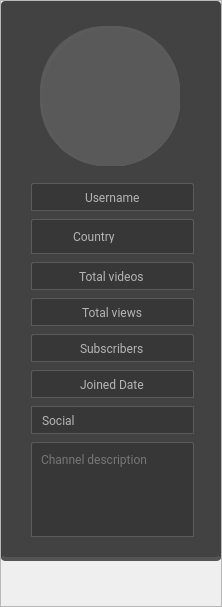
           <widget class="QFrame" name="frame_8">
            <property name="minimumSize">
             <size>
              <width>0</width>
              <height>570</height>
             </size>
            </property>
            <property name="frameShape">
             <enum>QFrame::StyledPanel</enum>
            </property>
            <property name="frameShadow">
             <enum>QFrame::Raised</enum>
            </property>
            <layout class="QVBoxLayout" name="verticalLayout_6" stretch="1,10">
             <property name="spacing">
              <number>9</number>
             </property>
             <property name="leftMargin">
              <number>0</number>
             </property>
             <property name="topMargin">
              <number>0</number>
             </property>
             <property name="rightMargin">
              <number>0</number>
             </property>
             <property name="bottomMargin">
              <number>5</number>
             </property>
             <item>
              <widget class="QFrame" name="frame_2">
               <property name="minimumSize">
                <size>
                 <width>220</width>
                 <height>560</height>
                </size>
               </property>
               <property name="maximumSize">
                <size>
                 <width>220</width>
                 <height>560</height>
                </size>
               </property>
               <property name="styleSheet">
                <string notr="true">QFrame{
background-color: rgb(66, 66, 66);
border-radius:4px;

	border-bottom: 4px solid rgb(84, 84, 84);


}
</string>
               </property>
               <property name="frameShape">
                <enum>QFrame::StyledPanel</enum>
               </property>
               <property name="frameShadow">
                <enum>QFrame::Raised</enum>
               </property>
               <layout class="QVBoxLayout" name="verticalLayout_2">
                <property name="spacing">
                 <number>8</number>
                </property>
                <property name="leftMargin">
                 <number>9</number>
                </property>
                <item>
                 <widget class="QFrame" name="frame_6">
                  <property name="minimumSize">
                   <size>
                    <width>0</width>
                    <height>300</height>
                   </size>
                  </property>
                  <property name="styleSheet">
                   <string notr="true">border:none</string>
                  </property>
                  <property name="frameShape">
                   <enum>QFrame::StyledPanel</enum>
                  </property>
                  <property name="frameShadow">
                   <enum>QFrame::Raised</enum>
                  </property>
                  <layout class="QVBoxLayout" name="verticalLayout_3" stretch="2,10">
                   <property name="leftMargin">
                    <number>12</number>
                   </property>
                   <property name="topMargin">
                    <number>16</number>
                   </property>
                   <property name="rightMargin">
                    <number>9</number>
                   </property>
                   <property name="bottomMargin">
                    <number>10</number>
                   </property>
                   <item>
                    <widget class="QFrame" name="frame_7">
                     <property name="minimumSize">
                      <size>
                       <width>0</width>
                       <height>0</height>
                      </size>
                     </property>
                     <property name="frameShape">
                      <enum>QFrame::StyledPanel</enum>
                     </property>
                     <property name="frameShadow">
                      <enum>QFrame::Raised</enum>
                     </property>
                     <layout class="QVBoxLayout" name="verticalLayout_4">
                      <property name="spacing">
                       <number>8</number>
                      </property>
                      <property name="topMargin">
                       <number>0</number>
                      </property>
                      <property name="bottomMargin">
                       <number>1</number>
                      </property>
                      <item>
                       <widget class="QFrame" name="frame_9">
                        <property name="frameShape">
                         <enum>QFrame::StyledPanel</enum>
                        </property>
                        <property name="frameShadow">
                         <enum>QFrame::Raised</enum>
                        </property>
                        <layout class="QVBoxLayout" name="verticalLayout_5">
                         <property name="topMargin">
                          <number>0</number>
                         </property>
                         <item>
                          <widget class="QFrame" name="frame_25">
                           <property name="minimumSize">
                            <size>
                             <width>140</width>
                             <height>140</height>
                            </size>
                           </property>
                           <property name="maximumSize">
                            <size>
                             <width>140</width>
                             <height>140</height>
                            </size>
                           </property>
                           <property name="styleSheet">
                            <string notr="true">border:1px solid rgb(91, 91, 91);
border-radius:65px;
background-color:  rgb(91, 91, 91);</string>
                           </property>
                           <property name="frameShape">
                            <enum>QFrame::StyledPanel</enum>
                           </property>
                           <property name="frameShadow">
                            <enum>QFrame::Raised</enum>
                           </property>
                           <layout class="QHBoxLayout" name="horizontalLayout_27">
                            <property name="spacing">
                             <number>6</number>
                            </property>
                            <property name="leftMargin">
                             <number>0</number>
                            </property>
                            <property name="topMargin">
                             <number>0</number>
                            </property>
                            <property name="rightMargin">
                             <number>9</number>
                            </property>
                            <property name="bottomMargin">
                             <number>0</number>
                            </property>
                            <item>
                             <widget class="QFrame" name="frame_23">
                              <property name="minimumSize">
                               <size>
                                <width>140</width>
                                <height>140</height>
                               </size>
                              </property>
                              <property name="maximumSize">
                               <size>
                                <width>140</width>
                                <height>140</height>
                               </size>
                              </property>
                              <property name="styleSheet">
                               <string notr="true">
background-color: rgb(89, 89, 89);

border-radius:70px;
 border-image: url(:/channel/icons/channel/profile.jpg);
</string>
                              </property>
                              <property name="frameShape">
                               <enum>QFrame::StyledPanel</enum>
                              </property>
                              <property name="frameShadow">
                               <enum>QFrame::Raised</enum>
                              </property>
                             </widget>
                            </item>
                           </layout>
                          </widget>
                         </item>
                        </layout>
                       </widget>
                      </item>
                      <item>
                       <widget class="QLineEdit" name="lineEdit_4">
                        <property name="minimumSize">
                         <size>
                          <width>0</width>
                          <height>28</height>
                         </size>
                        </property>
                        <property name="font">
                         <font>
                          <family>Roboto</family>
                          <weight>50</weight>
                          <bold>false</bold>
                         </font>
                        </property>
                        <property name="styleSheet">
                         <string notr="true">QLineEdit{
background-color: rgb(55, 55, 55);
	color: rgb(181, 181, 181);
border: 1px solid  rgb(91, 91, 91);
border-bottom-left-radius:0px;
border-top-left-radius:2px;
border-bottom-right-radius:0px;
border-top-right-radius:2px;
padding:5px;
}

QLineEdit::hover{background-color: rgb(59, 59, 59);}


QLineEdit::focus{
	border:1px solid rgb(195, 75, 75);
}

</string>
                        </property>
                        <property name="inputMask">
                         <string/>
                        </property>
                        <property name="text">
                         <string>Username</string>
                        </property>
                        <property name="frame">
                         <bool>true</bool>
                        </property>
                        <property name="alignment">
                         <set>Qt::AlignCenter</set>
                        </property>
                        <property name="dragEnabled">
                         <bool>false</bool>
                        </property>
                        <property name="readOnly">
                         <bool>true</bool>
                        </property>
                        <property name="placeholderText">
                         <string>Username</string>
                        </property>
                       </widget>
                      </item>
                      <item>
                       <widget class="QFrame" name="frame_21">
                        <property name="minimumSize">
                         <size>
                          <width>0</width>
                          <height>35</height>
                         </size>
                        </property>
                        <property name="maximumSize">
                         <size>
                          <width>16777215</width>
                          <height>35</height>
                         </size>
                        </property>
                        <property name="styleSheet">
                         <string notr="true">QFrame{
	border: 1px solid  rgb(91, 91, 91);
	background-color: rgb(55, 55, 55);
	border-bottom-left-radius:0px;
	border-top-left-radius:2px;
	border-bottom-right-radius:0px;
	border-top-right-radius:2px;
	padding:5px;

}


QFrame::hover{background-color: rgb(59, 59, 59);}


QLineEdit::focus{
	border:1px solid rgb(195, 75, 75);
}</string>
                        </property>
                        <property name="frameShape">
                         <enum>QFrame::StyledPanel</enum>
                        </property>
                        <property name="frameShadow">
                         <enum>QFrame::Raised</enum>
                        </property>
                        <layout class="QHBoxLayout" name="horizontalLayout_26" stretch="0,0">
                         <property name="spacing">
                          <number>0</number>
                         </property>
                         <property name="leftMargin">
                          <number>28</number>
                         </property>
                         <property name="topMargin">
                          <number>0</number>
                         </property>
                         <property name="rightMargin">
                          <number>37</number>
                         </property>
                         <property name="bottomMargin">
                          <number>0</number>
                         </property>
                         <item>
                          <widget class="QLabel" name="label_5">
                           <property name="minimumSize">
                            <size>
                             <width>51</width>
                             <height>0</height>
                            </size>
                           </property>
                           <property name="maximumSize">
                            <size>
                             <width>58</width>
                             <height>24</height>
                            </size>
                           </property>
                           <property name="font">
                            <font>
                             <family>Roboto</family>
                             <weight>50</weight>
                             <bold>false</bold>
                            </font>
                           </property>
                           <property name="styleSheet">
                            <string notr="true">
	color: rgb(181, 181, 181);

border:none;
background-color: qlineargradient(spread:pad, x1:0, y1:0.0116818, x2:1, y2:1, stop:1 rgba(0, 0, 0, 0));
</string>
                           </property>
                           <property name="text">
                            <string>Country</string>
                           </property>
                          </widget>
                         </item>
                         <item>
                          <widget class="QLabel" name="label_4">
                           <property name="maximumSize">
                            <size>
                             <width>27</width>
                             <height>27</height>
                            </size>
                           </property>
                           <property name="styleSheet">
                            <string notr="true">image: url(:/flags/icons/flags/it.svg);
border:none;
background-color: qlineargradient(spread:pad, x1:0, y1:0.0116818, x2:1, y2:1, stop:1 rgba(0, 0, 0, 0));</string>
                           </property>
                           <property name="text">
                            <string/>
                           </property>
                          </widget>
                         </item>
                        </layout>
                       </widget>
                      </item>
                      <item>
                       <widget class="QLineEdit" name="lineEdit_5">
                        <property name="minimumSize">
                         <size>
                          <width>0</width>
                          <height>28</height>
                         </size>
                        </property>
                        <property name="font">
                         <font>
                          <family>Roboto</family>
                          <weight>50</weight>
                          <bold>false</bold>
                         </font>
                        </property>
                        <property name="styleSheet">
                         <string notr="true">QLineEdit{
background-color: rgb(55, 55, 55);
	color: rgb(181, 181, 181);
border: 1px solid  rgb(91, 91, 91);
border-bottom-left-radius:0px;
border-top-left-radius:2px;
border-bottom-right-radius:0px;
border-top-right-radius:2px;
padding:5px;
}

QLineEdit::hover{background-color: rgb(59, 59, 59);}


QLineEdit::focus{
	border:1px solid rgb(195, 75, 75);
}

</string>
                        </property>
                        <property name="inputMask">
                         <string/>
                        </property>
                        <property name="text">
                         <string>Total videos</string>
                        </property>
                        <property name="frame">
                         <bool>true</bool>
                        </property>
                        <property name="alignment">
                         <set>Qt::AlignCenter</set>
                        </property>
                        <property name="dragEnabled">
                         <bool>false</bool>
                        </property>
                        <property name="readOnly">
                         <bool>true</bool>
                        </property>
                        <property name="placeholderText">
                         <string>Joined date</string>
                        </property>
                       </widget>
                      </item>
                      <item>
                       <widget class="QLineEdit" name="lineEdit_6">
                        <property name="minimumSize">
                         <size>
                          <width>0</width>
                          <height>28</height>
                         </size>
                        </property>
                        <property name="font">
                         <font>
                          <family>Roboto</family>
                          <weight>50</weight>
                          <bold>false</bold>
                         </font>
                        </property>
                        <property name="styleSheet">
                         <string notr="true">QLineEdit{
background-color: rgb(55, 55, 55);
	color: rgb(181, 181, 181);
border: 1px solid  rgb(91, 91, 91);
border-bottom-left-radius:0px;
border-top-left-radius:2px;
border-bottom-right-radius:0px;
border-top-right-radius:2px;
padding:5px;
}

QLineEdit::hover{background-color: rgb(59, 59, 59);}


QLineEdit::focus{
	border:1px solid rgb(195, 75, 75);
}

</string>
                        </property>
                        <property name="inputMask">
                         <string/>
                        </property>
                        <property name="text">
                         <string>Total views</string>
                        </property>
                        <property name="frame">
                         <bool>true</bool>
                        </property>
                        <property name="alignment">
                         <set>Qt::AlignCenter</set>
                        </property>
                        <property name="dragEnabled">
                         <bool>false</bool>
                        </property>
                        <property name="readOnly">
                         <bool>true</bool>
                        </property>
                        <property name="placeholderText">
                         <string>Total video</string>
                        </property>
                       </widget>
                      </item>
                      <item>
                       <widget class="QLineEdit" name="lineEdit_7">
                        <property name="minimumSize">
                         <size>
                          <width>0</width>
                          <height>28</height>
                         </size>
                        </property>
                        <property name="font">
                         <font>
                          <family>Roboto</family>
                          <weight>50</weight>
                          <bold>false</bold>
                         </font>
                        </property>
                        <property name="styleSheet">
                         <string notr="true">QLineEdit{
background-color: rgb(55, 55, 55);
	color: rgb(181, 181, 181);
border: 1px solid  rgb(91, 91, 91);
border-bottom-left-radius:0px;
border-top-left-radius:2px;
border-bottom-right-radius:0px;
border-top-right-radius:2px;
padding:5px;
}

QLineEdit::hover{background-color: rgb(59, 59, 59);}


QLineEdit::focus{
	border:1px solid rgb(195, 75, 75);
}

</string>
                        </property>
                        <property name="inputMask">
                         <string/>
                        </property>
                        <property name="text">
                         <string>Subscribers</string>
                        </property>
                        <property name="frame">
                         <bool>true</bool>
                        </property>
                        <property name="alignment">
                         <set>Qt::AlignCenter</set>
                        </property>
                        <property name="dragEnabled">
                         <bool>false</bool>
                        </property>
                        <property name="readOnly">
                         <bool>true</bool>
                        </property>
                        <property name="placeholderText">
                         <string>Total visual</string>
                        </property>
                       </widget>
                      </item>
                      <item>
                       <widget class="QLineEdit" name="lineEdit_8">
                        <property name="minimumSize">
                         <size>
                          <width>0</width>
                          <height>28</height>
                         </size>
                        </property>
                        <property name="font">
                         <font>
                          <family>Roboto</family>
                          <weight>50</weight>
                          <bold>false</bold>
                         </font>
                        </property>
                        <property name="styleSheet">
                         <string notr="true">QLineEdit{
background-color: rgb(55, 55, 55);
	color: rgb(181, 181, 181);
border: 1px solid  rgb(91, 91, 91);
border-bottom-left-radius:0px;
border-top-left-radius:2px;
border-bottom-right-radius:0px;
border-top-right-radius:2px;
padding:5px;
}

QLineEdit::hover{background-color: rgb(59, 59, 59);}


QLineEdit::focus{
	border:1px solid rgb(195, 75, 75);
}

</string>
                        </property>
                        <property name="inputMask">
                         <string/>
                        </property>
                        <property name="text">
                         <string>Joined Date</string>
                        </property>
                        <property name="frame">
                         <bool>true</bool>
                        </property>
                        <property name="alignment">
                         <set>Qt::AlignCenter</set>
                        </property>
                        <property name="dragEnabled">
                         <bool>false</bool>
                        </property>
                        <property name="readOnly">
                         <bool>true</bool>
                        </property>
                        <property name="placeholderText">
                         <string>Subscribers</string>
                        </property>
                       </widget>
                      </item>
                      <item>
                       <widget class="QComboBox" name="comboBox">
                        <property name="minimumSize">
                         <size>
                          <width>0</width>
                          <height>28</height>
                         </size>
                        </property>
                        <property name="maximumSize">
                         <size>
                          <width>16777215</width>
                          <height>28</height>
                         </size>
                        </property>
                        <property name="font">
                         <font>
                          <family>Roboto</family>
                          <weight>50</weight>
                          <bold>false</bold>
                         </font>
                        </property>
                        <property name="styleSheet">
                         <string notr="true">QComboBox{
	border: 1px solid  rgb(91, 91, 91);
	background-color: rgb(55, 55, 55);

	color: rgb(181, 181, 181);
padding-left:10px;

		}
QComboBox::drop-down 
{
    border: 0px; /* This seems to replace the whole arrow of the combo box */
}

QComboBox::focus{
	border:1px solid rgb(195, 75, 75);

}
/* Define a new custom arrow icon for the combo box */
QComboBox::down-arrow {
	image: url(:/16x16/icons/16x16/cil-arrow-bottom.png);
    width: 14px;
    height: 14px;
	padding-right:6px;
padding-bottom:2px;
}

QComboBox::hover
{
	background-color: rgb(62, 62, 62);
}
</string>
                        </property>
                        <item>
                         <property name="text">
                          <string>Social</string>
                         </property>
                        </item>
                       </widget>
                      </item>
                      <item>
                       <widget class="QTextEdit" name="textEdit">
                        <property name="minimumSize">
                         <size>
                          <width>0</width>
                          <height>95</height>
                         </size>
                        </property>
                        <property name="maximumSize">
                         <size>
                          <width>16777215</width>
                          <height>110</height>
                         </size>
                        </property>
                        <property name="font">
                         <font>
                          <family>Roboto</family>
                         </font>
                        </property>
                        <property name="styleSheet">
                         <string notr="true">QTextEdit{
background-color: rgb(55, 55, 55);
	color: rgb(181, 181, 181);
border: 1px solid  rgb(91, 91, 91);
border-bottom-left-radius:0px;
border-top-left-radius:2px;
border-bottom-right-radius:0px;
border-top-right-radius:2px;
padding:5px;
}

QTextEdit::hover{background-color: rgb(59, 59, 59);}


QTextEdit::focus{
	border:1px solid rgb(195, 75, 75);
}

</string>
                        </property>
                        <property name="horizontalScrollBarPolicy">
                         <enum>Qt::ScrollBarAlwaysOff</enum>
                        </property>
                        <property name="readOnly">
                         <bool>true</bool>
                        </property>
                        <property name="acceptRichText">
                         <bool>true</bool>
                        </property>
                        <property name="cursorWidth">
                         <number>0</number>
                        </property>
                        <property name="textInteractionFlags">
                         <set>Qt::NoTextInteraction</set>
                        </property>
                        <property name="placeholderText">
                         <string>Channel description</string>
                        </property>
                       </widget>
                      </item>
                     </layout>
                    </widget>
                   </item>
                   <item>
                    <spacer name="verticalSpacer">
                     <property name="orientation">
                      <enum>Qt::Vertical</enum>
                     </property>
                     <property name="sizeHint" stdset="0">
                      <size>
                       <width>20</width>
                       <height>40</height>
                      </size>
                     </property>
                    </spacer>
                   </item>
                  </layout>
                 </widget>
                </item>
               </layout>
              </widget>
             </item>
             <item>
              <spacer name="verticalSpacer_2">
               <property name="orientation">
                <enum>Qt::Vertical</enum>
               </property>
               <property name="sizeHint" stdset="0">
                <size>
                 <width>20</width>
                 <height>40</height>
                </size>
               </property>
              </spacer>
             </item>
            </layout>
           </widget>
